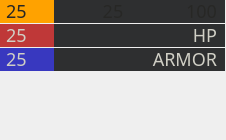
<?xml version="1.0" encoding="UTF-8"?>
<ui version="4.0">
 <class>Form</class>
 <widget class="QWidget" name="Form">
  <property name="geometry">
   <rect>
    <x>0</x>
    <y>0</y>
    <width>226</width>
    <height>140</height>
   </rect>
  </property>
  <property name="windowTitle">
   <string>Form</string>
  </property>
  <property name="windowOpacity">
   <double>1.000000000000000</double>
  </property>
  <property name="autoFillBackground">
   <bool>false</bool>
  </property>
  <widget class="QWidget" name="widget" native="true">
   <property name="geometry">
    <rect>
     <x>0</x>
     <y>0</y>
     <width>225</width>
     <height>137</height>
    </rect>
   </property>
   <widget class="QWidget" name="armor_widget" native="true">
    <property name="geometry">
     <rect>
      <x>0</x>
      <y>48</y>
      <width>225</width>
      <height>25</height>
     </rect>
    </property>
    <widget class="QProgressBar" name="armor_progressBar">
     <property name="geometry">
      <rect>
       <x>0</x>
       <y>0</y>
       <width>225</width>
       <height>23</height>
      </rect>
     </property>
     <property name="styleSheet">
      <string notr="true">QProgressBar {
    border: none;
    border-radius: 0px;
	text-align: center;
	font-size: 18px;
	text-color: transparent;
	background-color: #2E2F30;
}

QProgressBar::chunk {
    background-color: rgb(56, 56, 191);
}</string>
     </property>
     <property name="value">
      <number>24</number>
     </property>
     <property name="textVisible">
      <bool>false</bool>
     </property>
     <property name="format">
      <string>%p HP</string>
     </property>
    </widget>
    <widget class="QLabel" name="maxarmor_label">
     <property name="geometry">
      <rect>
       <x>112</x>
       <y>0</y>
       <width>111</width>
       <height>21</height>
      </rect>
     </property>
     <property name="font">
      <font>
       <family>Bahnschrift Light</family>
       <pointsize>-1</pointsize>
      </font>
     </property>
     <property name="styleSheet">
      <string notr="true">QLabel {
	color: #D0CFC5;
	font-size: 18px;
	padding-right: 1px;
}</string>
     </property>
     <property name="text">
      <string>ARMOR</string>
     </property>
     <property name="alignment">
      <set>Qt::AlignRight|Qt::AlignTrailing|Qt::AlignVCenter</set>
     </property>
    </widget>
    <widget class="QLabel" name="currarmor_label">
     <property name="geometry">
      <rect>
       <x>0</x>
       <y>0</y>
       <width>111</width>
       <height>21</height>
      </rect>
     </property>
     <property name="font">
      <font>
       <family>Bahnschrift Light</family>
       <pointsize>-1</pointsize>
      </font>
     </property>
     <property name="styleSheet">
      <string notr="true">QLabel {
	color: #D0CFC5;
	font-size: 18px;
	padding-left: 1px;
}</string>
     </property>
     <property name="text">
      <string>25</string>
     </property>
     <property name="alignment">
      <set>Qt::AlignLeading|Qt::AlignLeft|Qt::AlignVCenter</set>
     </property>
    </widget>
   </widget>
   <widget class="QWidget" name="HP_widget" native="true">
    <property name="geometry">
     <rect>
      <x>0</x>
      <y>24</y>
      <width>225</width>
      <height>25</height>
     </rect>
    </property>
    <widget class="QProgressBar" name="HP_progressBar">
     <property name="geometry">
      <rect>
       <x>0</x>
       <y>0</y>
       <width>225</width>
       <height>23</height>
      </rect>
     </property>
     <property name="styleSheet">
      <string notr="true">QProgressBar {
    border: none;
    border-radius: 0px;
	text-align: center;
	font-size: 18px;
	text-color: transparent;
	background-color: #2E2F30;
}

QProgressBar::chunk {
    background-color: rgb(191, 56, 56);
}</string>
     </property>
     <property name="value">
      <number>24</number>
     </property>
     <property name="textVisible">
      <bool>false</bool>
     </property>
    </widget>
    <widget class="QLabel" name="maxHP_label">
     <property name="geometry">
      <rect>
       <x>112</x>
       <y>0</y>
       <width>111</width>
       <height>21</height>
      </rect>
     </property>
     <property name="font">
      <font>
       <family>Bahnschrift Light</family>
       <pointsize>-1</pointsize>
      </font>
     </property>
     <property name="styleSheet">
      <string notr="true">QLabel {
	color: #D0CFC5;
	font-size: 18px;
	padding-right: 1px;
}</string>
     </property>
     <property name="text">
      <string>HP</string>
     </property>
     <property name="alignment">
      <set>Qt::AlignRight|Qt::AlignTrailing|Qt::AlignVCenter</set>
     </property>
    </widget>
    <widget class="QLabel" name="currHP_label">
     <property name="geometry">
      <rect>
       <x>0</x>
       <y>0</y>
       <width>111</width>
       <height>21</height>
      </rect>
     </property>
     <property name="font">
      <font>
       <family>Bahnschrift Light</family>
       <pointsize>-1</pointsize>
      </font>
     </property>
     <property name="styleSheet">
      <string notr="true">QLabel {
	color: #D0CFC5;
	font-size: 18px;
	padding-left: 1px;
}</string>
     </property>
     <property name="text">
      <string>25</string>
     </property>
     <property name="alignment">
      <set>Qt::AlignLeading|Qt::AlignLeft|Qt::AlignVCenter</set>
     </property>
    </widget>
   </widget>
   <widget class="QWidget" name="ammo_widget" native="true">
    <property name="geometry">
     <rect>
      <x>0</x>
      <y>0</y>
      <width>225</width>
      <height>25</height>
     </rect>
    </property>
    <widget class="QProgressBar" name="ammo_progressBar">
     <property name="geometry">
      <rect>
       <x>0</x>
       <y>0</y>
       <width>225</width>
       <height>23</height>
      </rect>
     </property>
     <property name="font">
      <font>
       <family>Bahnschrift Light</family>
       <pointsize>-1</pointsize>
      </font>
     </property>
     <property name="styleSheet">
      <string notr="true">QProgressBar {
    border: none;
    border-radius: 0px;
	text-align: center;
	font-size: 16px;
	text-color: transparent;
	background-color: #2E2F30;
}

QProgressBar::chunk {
    background-color: rgb(255, 162, 0)
}</string>
     </property>
     <property name="value">
      <number>24</number>
     </property>
     <property name="textVisible">
      <bool>false</bool>
     </property>
     <property name="format">
      <string>%p</string>
     </property>
    </widget>
    <widget class="QLabel" name="magsize_label">
     <property name="geometry">
      <rect>
       <x>112</x>
       <y>0</y>
       <width>111</width>
       <height>21</height>
      </rect>
     </property>
     <property name="font">
      <font>
       <family>Bahnschrift Light</family>
       <pointsize>-1</pointsize>
      </font>
     </property>
     <property name="styleSheet">
      <string notr="true">QLabel {
	color: rgb(39, 39, 37);
	font-size: 18px;
	padding-right: 1px;
}</string>
     </property>
     <property name="text">
      <string>100</string>
     </property>
     <property name="alignment">
      <set>Qt::AlignRight|Qt::AlignTrailing|Qt::AlignVCenter</set>
     </property>
    </widget>
    <widget class="QLabel" name="magammo_label">
     <property name="geometry">
      <rect>
       <x>0</x>
       <y>0</y>
       <width>111</width>
       <height>21</height>
      </rect>
     </property>
     <property name="font">
      <font>
       <family>Bahnschrift Light</family>
       <pointsize>-1</pointsize>
      </font>
     </property>
     <property name="styleSheet">
      <string notr="true">QLabel {
	color: rgb(39, 39, 37);
	font-size: 18px;
	padding-left: 1px;
}</string>
     </property>
     <property name="text">
      <string>25</string>
     </property>
     <property name="alignment">
      <set>Qt::AlignLeading|Qt::AlignLeft|Qt::AlignVCenter</set>
     </property>
    </widget>
    <widget class="QLabel" name="weapon_name_label">
     <property name="geometry">
      <rect>
       <x>0</x>
       <y>0</y>
       <width>225</width>
       <height>21</height>
      </rect>
     </property>
     <property name="font">
      <font>
       <family>Bahnschrift Light</family>
       <pointsize>-1</pointsize>
      </font>
     </property>
     <property name="styleSheet">
      <string notr="true">QLabel {
	color: rgb(39, 39, 37);
	font-size: 18px;
	padding-left: 1px;
}</string>
     </property>
     <property name="text">
      <string>25</string>
     </property>
     <property name="alignment">
      <set>Qt::AlignCenter</set>
     </property>
    </widget>
   </widget>
  </widget>
 </widget>
 <resources/>
 <connections/>
</ui>
